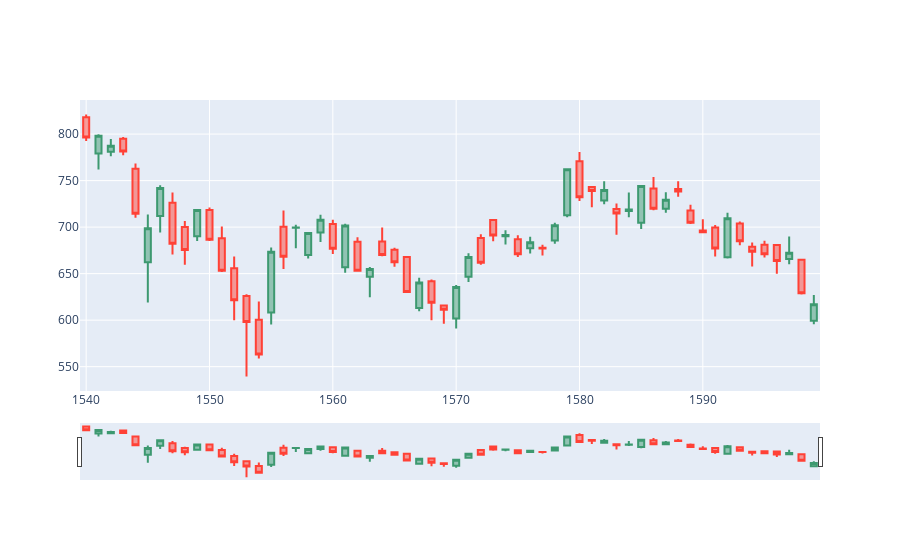

The notebook cell saved with this chart:
### Code cell
dfpl = df[1540:1600]
import plotly.graph_objects as go
from datetime import datetime

fig = go.Figure(data=[go.Candlestick(x=dfpl.index,
                open=dfpl['Open'],
                high=dfpl['High'],
                low=dfpl['Low'],
                close=dfpl['Close'])])

fig.show()
